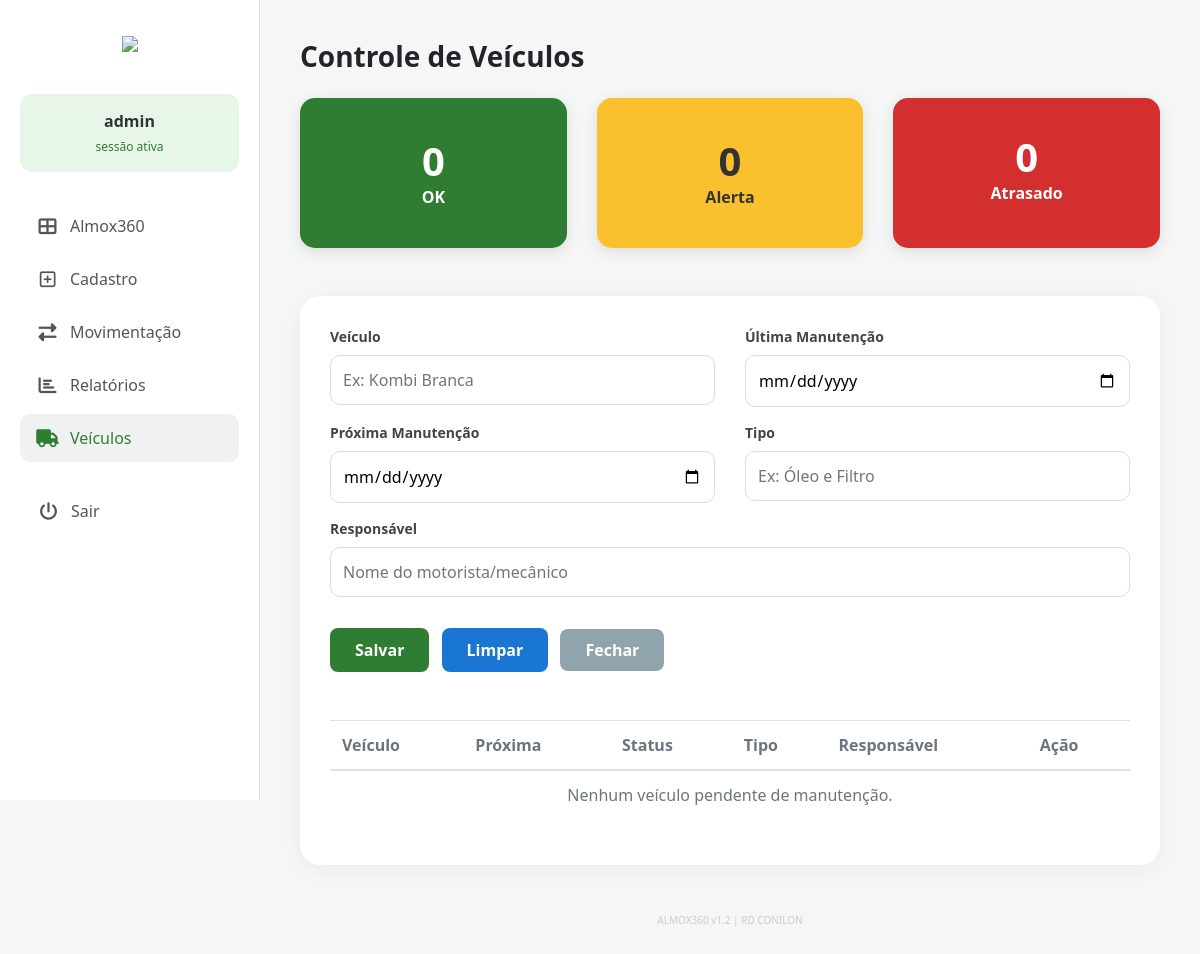
Page /veiculos/ (signed in) on the earlier database version.
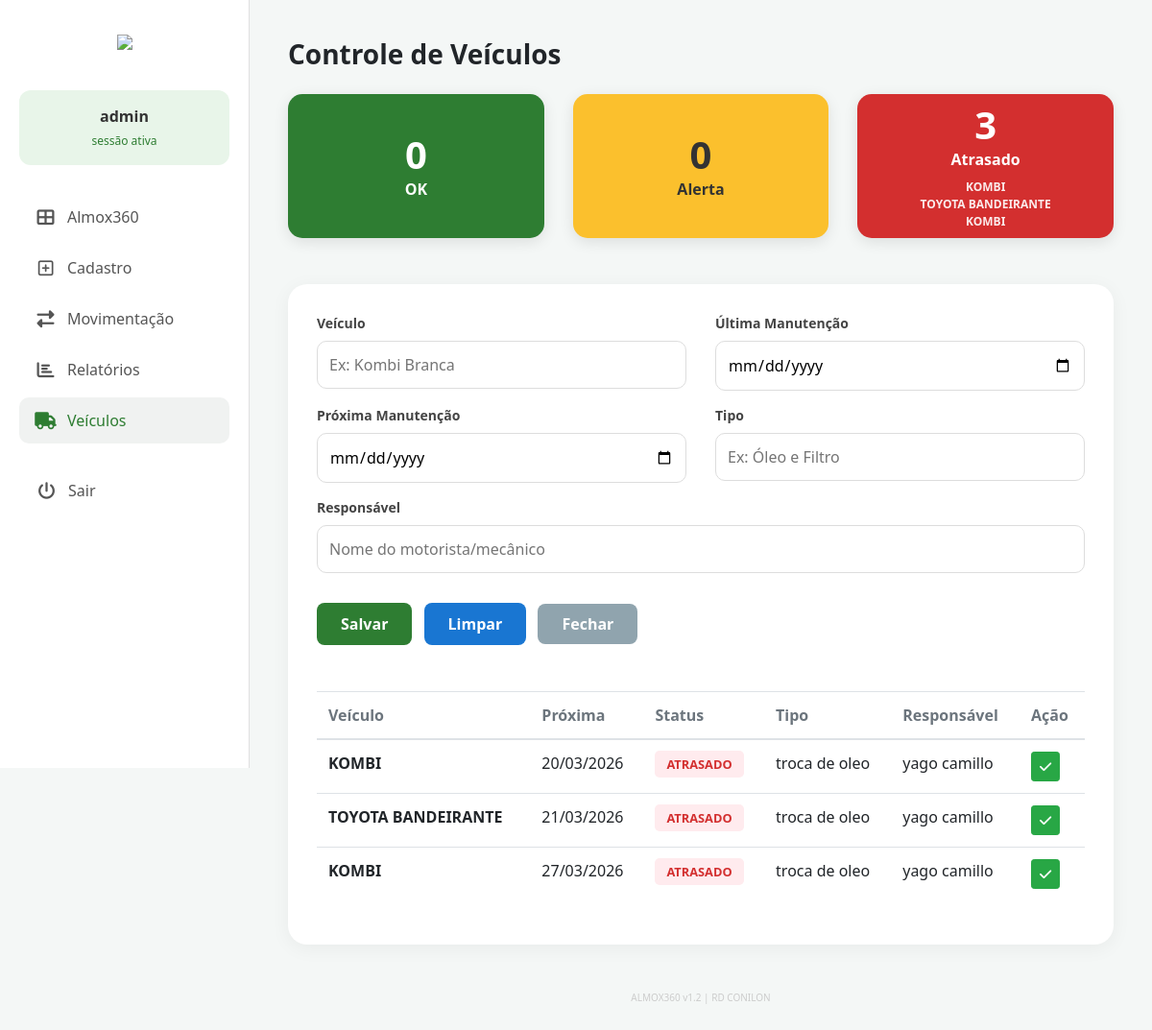
Same page on the later database version.
### almox/models.py (models this page shows)
class ControleVeiculo(models.Model):
    veiculo = models.CharField(max_length=100)
    ultima_manutencao = models.DateField()
    proxima_manutencao = models.DateField()
    tipo = models.CharField(max_length=200)
    responsavel = models.CharField(max_length=100)
    concluido = models.BooleanField(default=False)
    @property
    def status(self):
        hoje = timezone.now().date()
        if self.proxima_manutencao < hoje:
            return "ATRASADO"
        elif (self.proxima_manutencao - hoje).days <= 3:
            return "ALERTA"
        return "OK"
    class Meta:
        ordering = ['proxima_manutencao']

### almox/views.py (the view, shortened to what this page needs)
# urls.py: path('veiculos/', views.veiculos, name='veiculos'),
@login_required
def veiculos(request):
    registros = ControleVeiculo.objects.filter(concluido=False)
    context = {
        'registros': registros,
        'count_ok': sum(1 for r in registros if r.status == "OK"),
        'count_alerta': sum(1 for r in registros if r.status == "ALERTA"),
        'count_atrasado': sum(1 for r in registros if r.status == "ATRASADO"),
    }
    return render(request, 'almox/veiculos.html', context)

### almox/templates/almox/veiculos.html (shortened to what the changed rows need)
{% extends 'almox/base.html' %}
{% block content %}
<div class="row mb-5">
    <div class="col-md-4">
        <div class="status-card bg-ok">
            <h1 class="font-weight-bold m-0">{{ count_ok }}</h1>
        </div>
    </div>
    <div class="col-md-4">
        <div class="status-card bg-alerta">
            <h1 class="font-weight-bold m-0">{{ count_alerta }}</h1>
        </div>
    </div>
    <div class="col-md-4">
        <div class="status-card bg-atrasado">
            <h1 class="font-weight-bold m-0">{{ count_atrasado }}</h1>
            <div class="font-weight-bold">Atrasado</div>
            <div class="mt-2" style="font-size: 0.75rem; opacity: 0.9;">
                {% for r in registros %}
                    {% if r.status == "ATRASADO" %}
                        <div class="font-weight-bold">{{ r.veiculo|upper }}</div>
                    {% endif %}
                {% endfor %}
            </div>
        </div>
    </div>
</div>
<div class="content-card">
    <div class="table-responsive">
        <table class="table table-hover">
            <thead>
                <tr class="text-muted">
                    <th>Veículo</th>
                    <th>Próxima</th>
                    <th>Status</th>
                    <th>Tipo</th>
                    <th>Responsável</th>
                    <th>Ação</th>
                </tr>
            </thead>
            <tbody>
                {% for r in registros %}
                <tr>
                    <td class="font-weight-bold">{{ r.veiculo|upper }}</td>
                    <td>{{ r.proxima_manutencao|date:"d/m/Y" }}</td>
                    <td>
                        <span class="status-label status-{{ r.status|lower }}">{{ r.status }}</span>
                    </td>
                    <td>{{ r.tipo }}</td>
                    <td>{{ r.responsavel }}</td>
                    <td>
                        <form method="post" style="display: inline;" class="no-confirm">
                            <button type="submit" class="btn btn-sm btn-success" title="Confirmar Manutenção Realizada">
                                <i class="fas fa-check"></i>
                            </button>
                        </form>
                    </td>
                </tr>
                {% empty %}
                <tr><td colspan="6" class="text-center text-muted">Nenhum veículo pendente de manutenção.</td></tr>
                {% endfor %}
            </tbody>
        </table>
    </div>
</div>
{% endblock %}

Differences in the rows shown:
added ControleVeiculo: veiculo "KOMBI", proxima_manutencao "20/03/2026", status "ATRASADO", tipo "troca de oleo", responsavel "yago camillo"
added ControleVeiculo: veiculo "TOYOTA BANDEIRANTE", proxima_manutencao "21/03/2026", status "ATRASADO", tipo "troca de oleo", responsavel "yago camillo"
added ControleVeiculo: veiculo "KOMBI", proxima_manutencao "27/03/2026", status "ATRASADO", tipo "troca de oleo", responsavel "yago camillo"
Other differences:
{{ count_atrasado }}: "0" → "3"
text no longer shown: "Nenhum veículo pendente de manutenção."
